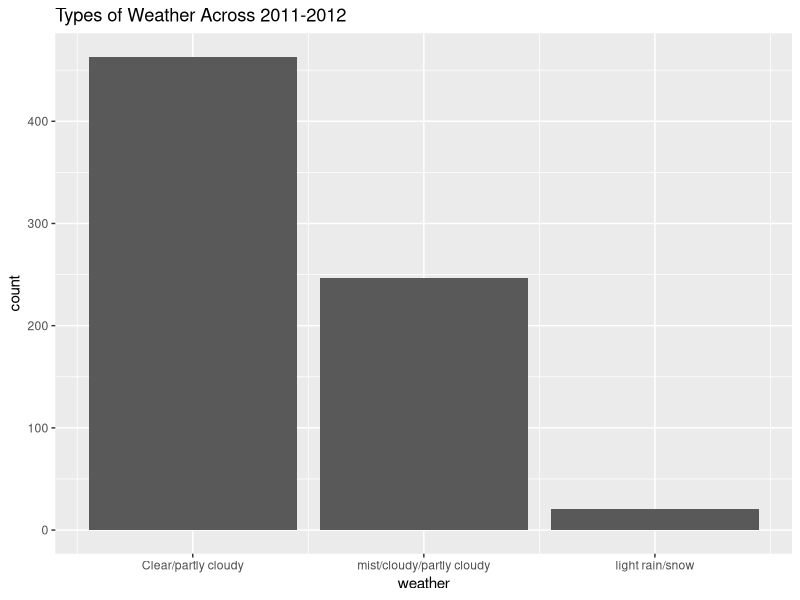

Reproduce this figure in R.
## ---- chunk 1
knitr::opts_chunk$set(echo = TRUE)
library(tidyverse)
library(readr)
Bikeshare <- read.csv("Bikeshare.csv")
## ---- chunk 2
weather.barplot <- ggplot(data = Bikeshare) + geom_bar(mapping = aes(x = weather)) + labs(title = "Types of Weather Across 2011-2012") + scale_x_continuous(breaks = c(1, 2, 3), labels = c("Clear/partly cloudy", "mist/cloudy/partly cloudy", "light rain/snow"))
plot(weather.barplot)
## ---- chunk 3
meme <- matrix(c(463,63.34, 247,33.79, 21,2.87, 0,0), nrow = 4, ncol = 2, byrow = TRUE,
               dimnames = list(c("clear/partly cloudy", "mist/cloudy/partly cloudy", "light rain/snow", "heavy rain/snow/storm"),
                               c("Count", "Percentage")))
print(meme)
